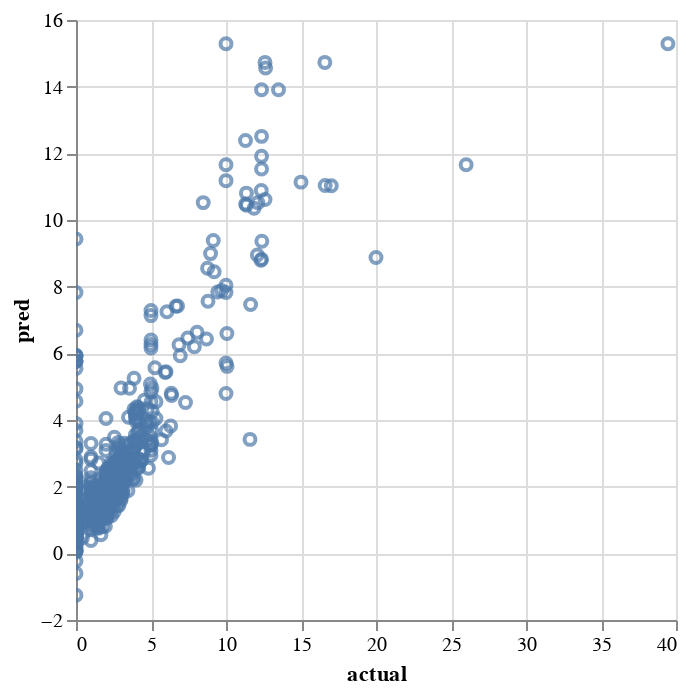

Write notebook code for a chart like this one.
### Markdown cell above
Make a scatter plot of the `actual` versus `pred`

### Code cell
train_pred_df.plot.scatter(
    x="actual",
    y="pred"
)

### Figure 1 — Vega-Lite specification as saved in the notebook (floating-point values rounded to 4 significant figures; data arrays with more than 128 entries replaced by an {"elided": "..."} marker saying what was removed)
{"config": {"view": {"continuousWidth": 300, "continuousHeight": 300}}, "data": {"name": "data-41c749d732a452518a5676b4c07ca95a"}, "mark": {"type": "point", "tooltip": true}, "encoding": {"x": {"field": "actual", "type": "quantitative"}, "y": {"field": "pred", "type": "quantitative"}}, "params": [{"name": "param_1e9efca18e7a2868", "select": {"type": "interval", "encodings": ["x", "y"]}, "bind": "scales"}], "$schema": "https://vega.github.io/schema/vega-lite/v6.1.0.json", "datasets": {"data-41c749d732a452518a5676b4c07ca95a": {"elided": "800 records"}}}
